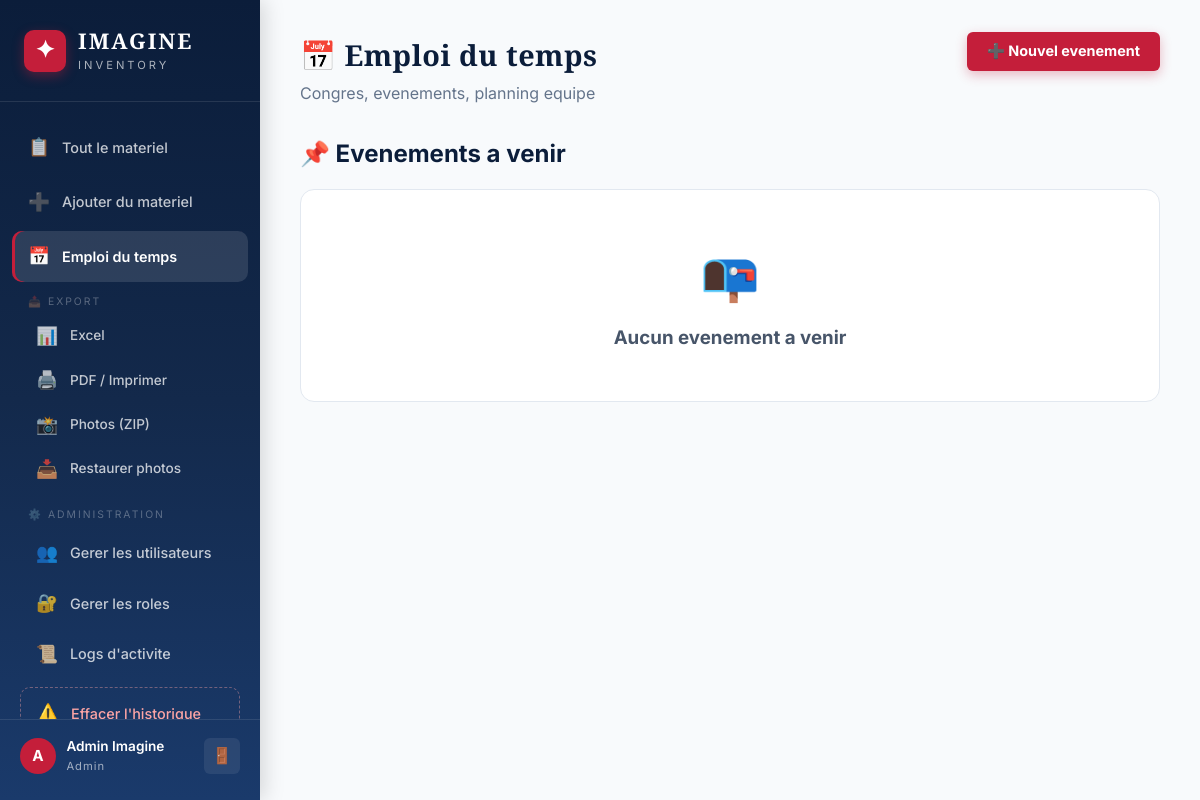
The page /schedule (signed in) on the database its author committed.
### app.py (models this page shows, shortened)
class User(UserMixin, db.Model):
    __tablename__ = 'users'
    id = db.Column(db.Integer, primary_key=True); email = db.Column(db.String(150), unique=True, nullable=False)
    password_hash = db.Column(db.String(256), nullable=False); full_name = db.Column(db.String(150), nullable=False)
    role_id = db.Column(db.Integer, db.ForeignKey('roles.id'), nullable=True)
    created_at = db.Column(db.DateTime, default=tunisia_now)
    borrows = db.relationship('Borrow', backref='user', lazy=True)
    event_assignments = db.relationship('EventAssignment', backref='user', lazy=True)
    notifications = db.relationship('Notification', backref='user', lazy=True, foreign_keys='Notification.user_id')
    def has_permission(self, perm):
        role = db.session.get(CustomRole, self.role_id) if self.role_id else None
        return role.has_permission(perm) if role else False
    @property
    def role_name(self):
        role = db.session.get(CustomRole, self.role_id) if self.role_id else None
        return role.name if role else 'Aucun role'
    @property
    def unread_notifications(self):
        return Notification.query.filter_by(user_id=self.id, read=False).count()

class CustomRole(db.Model):
    __tablename__ = 'roles'
    id = db.Column(db.Integer, primary_key=True); name = db.Column(db.String(100), unique=True, nullable=False)
    icon = db.Column(db.String(10), default='👤'); description = db.Column(db.String(250), default='')
    permissions = db.Column(db.Text, default=''); created_at = db.Column(db.DateTime, default=tunisia_now)
    users = db.relationship('User', backref='role', lazy=True)
    def get_permissions(self):
        try: return json.loads(self.permissions) if self.permissions else []
        except: return []
    def has_permission(self, p): return p in self.get_permissions()

### app.py (the view)
@app.route('/schedule')
@login_required
def schedule():
    if is_pending_user(): flash('Votre compte est en attente de validation.','error'); return redirect(url_for('dashboard'))
    """Main calendar/schedule view"""
    upcoming = Event.query.filter(Event.event_date >= date.today()).order_by(Event.event_date, Event.start_time).all()
    past = Event.query.filter(Event.event_date < date.today()).order_by(Event.event_date.desc()).limit(20).all()
    return render_template('schedule.html', upcoming=upcoming, past=past, today=date.today(), all_users=User.query.order_by(User.full_name).all())

### app.py (called while the page is built)
@login_manager.user_loader
def load_user(uid): return db.session.get(User, int(uid))

def is_pending_user():
    return not current_user.has_permission('borrow_equipment') and not current_user.has_permission('manage_equipment') and not current_user.has_permission('manage_users')

### templates/schedule.html (shortened to what this page needs)
{% extends "base.html" %}
{% block content %}
<div class="form-page" style="max-width:1200px">
    {% if current_user.has_permission('manage_schedule') %}
    <div class="dash-header">
        <div><h1 class="dash-title">📅 Emploi du temps</h1><p class="dash-subtitle">Congres, evenements, planning equipe</p></div>
        <button class="btn btn-accent" onclick="openModal('createEventModal')">➕ Nouvel evenement</button>
    </div>
    {% else %}
    <div class="dash-header">
        <div><h1 class="dash-title">📅 Emploi du temps</h1><p class="dash-subtitle">Mes evenements assignes</p></div>
    </div>
    {% endif %}
    <div style="margin-bottom:2rem">
        <h2 style="color:var(--blue-deep);margin-bottom:1rem">📌 Evenements a venir</h2>
        {% if upcoming %}
        <div style="display:grid;grid-template-columns:repeat(auto-fill,minmax(380px,1fr));gap:1.25rem">
            {% for evt in upcoming %}
            <div class="event-card" style="background:white;border-radius:14px;border:1px solid var(--gray-200);overflow:hidden;box-shadow:var(--shadow-sm)">
                <div style="background:var(--blue-deep);color:white;padding:.75rem 1.25rem;display:flex;justify-content:space-between;align-items:center">
                    <strong style="font-size:1.1rem">{{ evt.title }}</strong>
                    <span style="font-size:.8rem;opacity:.8">{{ evt.event_date.strftime('%d/%m/%Y') }}</span>
                </div>
                <div style="padding:1.25rem">
                    <div style="display:flex;gap:1rem;flex-wrap:wrap;margin-bottom:.75rem">
                        <span>🕐 {{ evt.start_time }} - {{ evt.end_time }}</span>
                        {% if evt.location %}<span>📍 {{ evt.location }}</span>{% endif %}
                        <span class="status-badge {% if evt.status=='upcoming' %}s-active{% elif evt.status=='ongoing' %}s-late{% elif evt.status=='completed' %}s-ok{% else %}s-ok{% endif %}">{{ evt.status }}</span>
                    </div>
                    {% if evt.description %}<p style="color:var(--gray-600);font-size:.9rem;margin-bottom:.75rem">{{ evt.description }}</p>{% endif %}
                    <div style="margin-bottom:.75rem">
                        <strong style="font-size:.85rem;color:var(--gray-700)">👥 Equipe assignee :</strong>
                        {% if evt.assignments %}
                        <div style="display:flex;flex-wrap:wrap;gap:.35rem;margin-top:.35rem">
                            {% for asg in evt.assignments %}
                            <span style="background:var(--blue-pale);color:var(--blue);padding:.2rem .6rem;border-radius:100px;font-size:.8rem;font-weight:500">{{ asg.user.full_name }}</span>
                            {% endfor %}
                        </div>
                        {% else %}<span style="color:var(--gray-400);font-size:.85rem">Aucun</span>{% endif %}
                    </div>
                    {% if current_user.has_permission('manage_schedule') %}
                    <div style="display:flex;gap:.5rem;flex-wrap:wrap">
                        <button class="btn btn-sm btn-secondary edit-event-btn" data-event='{{ {"id":evt.id,"title":evt.title,"description":evt.description or "","date":evt.event_date|string,"start":evt.start_time,"end":evt.end_time,"location":evt.location or "","status":evt.status,"users":evt.assignments|map(attribute="user_id")|list}|tojson|safe }}'>✏️ Modifier</button>
                        <form method="POST" action="{{ url_for('delete_event',evid=evt.id) }}" onsubmit="return confirm('Supprimer cet evenement ?')"><button class="btn btn-sm btn-danger">🗑️</button></form>
                    </div>
                    {% endif %}
                </div>
            </div>
            {% endfor %}
        </div>
        {% else %}
        <div style="text-align:center;padding:3rem;background:white;border-radius:14px;border:1px solid var(--gray-200)">
            <div style="font-size:3rem;margin-bottom:.5rem">📭</div>
            <h3 style="color:var(--gray-600)">Aucun evenement a venir</h3>
        </div>
        {% endif %}
    </div>
</div>
{% endblock %}

### templates/base.html (shortened to what this page needs)
<!DOCTYPE html>
<html lang="fr">
<head>
    <link rel="stylesheet" href="{{ url_for('static', filename='css/style.css') }}">
</head>
<body>
    {% if current_user.is_authenticated %}
    {% if current_user.has_permission('borrow_equipment') or current_user.has_permission('manage_equipment') or current_user.has_permission('manage_users') %}
    <aside class="sidebar" id="sidebar">
        <div class="sidebar-brand">
            <div class="brand-icon">✦</div>
            <div class="brand-text">
                <span class="brand-name">IMAGINE</span>
                <span class="brand-sub">Inventory</span>
            </div>
        </div>
        <nav class="sidebar-nav">
            <a href="{{ url_for('dashboard') }}" class="nav-item {% if request.endpoint == 'dashboard' %}active{% endif %}">
                <span class="nav-icon">📋</span><span>Tout le materiel</span>
            </a>
            {% if current_user.has_permission('manage_equipment') %}
            <a href="{{ url_for('add_equipment') }}" class="nav-item {% if request.endpoint == 'add_equipment' %}active{% endif %}">
                <span class="nav-icon">➕</span><span>Ajouter du materiel</span>
            </a>
            {% endif %}
            <a href="{{ url_for('schedule') }}" class="nav-item {% if request.endpoint == 'schedule' %}active{% endif %}">
                <span class="nav-icon">📅</span><span>Emploi du temps</span>
            </a>
            {% if current_user.has_permission('manage_equipment') %}
            <div style="margin:.25rem 0;padding:0 .5rem">
                <div style="font-size:.65rem;text-transform:uppercase;color:rgba(255,255,255,.3);letter-spacing:2px;padding:.25rem .5rem">📤 Export</div>
                <a href="{{ url_for('export_excel') }}" class="nav-item" style="font-size:.85rem;padding:.5rem 1rem">
                    <span class="nav-icon">📊</span><span>Excel</span>
                </a>
                <a href="{{ url_for('export_printer') }}" class="nav-item" style="font-size:.85rem;padding:.5rem 1rem" target="_blank">
                    <span class="nav-icon">🖨️</span><span>PDF / Imprimer</span>
                </a>
                {% if current_user.has_permission('manage_database') %}
                <a href="{{ url_for('export_photos_zip') }}" class="nav-item" style="font-size:.85rem;padding:.5rem 1rem">
                    <span class="nav-icon">📸</span><span>Photos (ZIP)</span>
                </a>
                <a href="{{ url_for('restore_photos') }}" class="nav-item" style="font-size:.85rem;padding:.5rem 1rem">
                    <span class="nav-icon">📥</span><span>Restaurer photos</span>
                </a>
                {% endif %}
            </div>
            {% endif %}
            {% if current_user.has_permission('manage_users') %}
            <div style="margin:.25rem 0;padding:0 .5rem">
                <div style="font-size:.65rem;text-transform:uppercase;color:rgba(255,255,255,.3);letter-spacing:2px;padding:.25rem .5rem">⚙️ Administration</div>
                <a href="{{ url_for('manage_users') }}" class="nav-item {% if request.endpoint == 'manage_users' %}active{% endif %}">
                    <span class="nav-icon">👥</span><span>Gerer les utilisateurs</span>
                </a>
                <a href="{{ url_for('manage_roles') }}" class="nav-item {% if request.endpoint == 'manage_roles' %}active{% endif %}">
                    <span class="nav-icon">🔐</span><span>Gerer les roles</span>
                </a>
                <a href="{{ url_for('activity_logs') }}" class="nav-item {% if request.endpoint == 'activity_logs' %}active{% endif %}">
                    <span class="nav-icon">📜</span><span>Logs d'activite</span>
                </a>
                <a href="#" class="nav-item nav-danger" onclick="openClearHistoryModal();return false" title="⚠️ A utiliser avec precaution">
                    <span class="nav-icon">⚠️</span><span>Effacer l'historique</span>
                </a>
            </div>
            {% endif %}
        </nav>
        <div class="sidebar-footer">
            <div class="user-info">
                <div class="user-avatar">{{ current_user.full_name[0] | upper }}</div>
                <div>
                    <div class="user-name">{{ current_user.full_name }}</div>
                    <div class="user-role">{{ current_user.role_name }}</div>
                </div>
            </div>
            <a href="{{ url_for('logout') }}" class="logout-btn" title="Deconnexion">🚪</a>
        </div>
    </aside>
    {% endif %}
    {% endif %}
    <main class="main-content ">
        {% block content %}{% endblock %}
    </main>
</body>
</html>

### rows shown on the page
User: full_name "A", full_name "Admin Imagine"
CustomRole: role_name "Admin"
